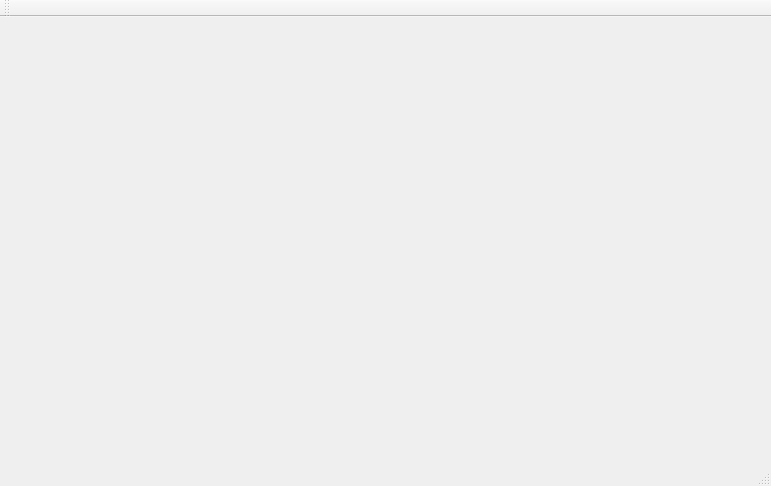
<?xml version="1.0" encoding="UTF-8"?>
<ui version="4.0">
 <class>MainWindow</class>
 <widget class="QMainWindow" name="MainWindow">
  <property name="geometry">
   <rect>
    <x>0</x>
    <y>0</y>
    <width>771</width>
    <height>486</height>
   </rect>
  </property>
  <property name="windowTitle">
   <string>MainWindow</string>
  </property>
  <widget class="QWidget" name="centralWidget">
   <widget class="QWidget" name="horizontalLayoutWidget">
    <property name="geometry">
     <rect>
      <x>9</x>
      <y>9</y>
      <width>751</width>
      <height>411</height>
     </rect>
    </property>
    <layout class="QHBoxLayout" name="mainLayout"/>
   </widget>
  </widget>
  <widget class="QMenuBar" name="menuBar">
   <property name="geometry">
    <rect>
     <x>0</x>
     <y>0</y>
     <width>771</width>
     <height>20</height>
    </rect>
   </property>
  </widget>
  <widget class="QToolBar" name="mainToolBar">
   <attribute name="toolBarArea">
    <enum>TopToolBarArea</enum>
   </attribute>
   <attribute name="toolBarBreak">
    <bool>false</bool>
   </attribute>
  </widget>
  <widget class="QStatusBar" name="statusBar"/>
 </widget>
 <layoutdefault spacing="6" margin="11"/>
 <resources/>
 <connections/>
</ui>
